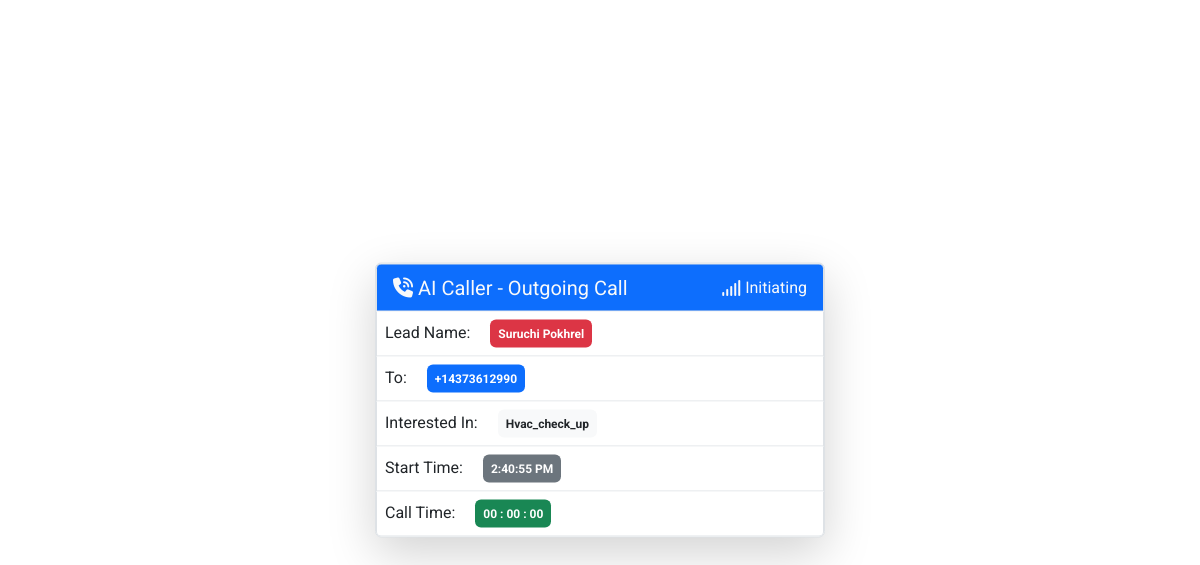
The page /outbounds/2 on the database its author committed.
### aicaller/models.py (models this page shows, shortened)
class Lead(models.Model):
    first_name = models.CharField(max_length=50)
    last_name = models.CharField(max_length=50)
    email = models.EmailField(unique=True)
    phone_number = models.CharField(max_length=20, blank=True, null=True)
    address = models.CharField(max_length=255, blank=True, null=True)
    city = models.CharField(max_length=50, blank=True, null=True)
    state = models.CharField(max_length=50, blank=True, null=True)
    postal_code = models.CharField(max_length=20, blank=True, null=True)
    country = models.CharField(max_length=50, blank=True, null=True)
    interested = models.CharField(max_length=100, choices=SERVICE_CHOICES)
    lead_source = models.CharField(max_length=100, choices=LEAD_SOURCE_CHOICES)
    created_at = models.DateTimeField(auto_now_add=True)
    updated_at = models.DateTimeField(auto_now=True)

### aicaller/views.py (the view, shortened to what this page needs)
# urls.py: path("outbounds/<int:id>", OutboundsCalls.as_view(), name="outgoing_calls"),
@method_decorator(csrf_exempt, name='dispatch')
class OutboundsCalls(View):
    def get(self, request, id=None):
        call_sid = None
        if id is not None:
            lead = Lead.objects.get(pk=id)
            client = Client(twilio_account_sid, twilio_auth_token)
            call = client.calls.create(
                method="POST",
                url=f'{settings.BASE_URL}/outbounds/{id}',
                to=lead.phone_number,
                from_=settings.TWILIO_PHONE_NUMBER,
            )
            call_sid = call.sid
            print(call_sid)
            self.lead = lead
        return render(request, "admin/aicaller/outbounds.html", {
            'lead': lead,
            "callId": call_sid,
            "twilio_account_sid": twilio_account_sid,
            "twilio_auth_token": twilio_auth_token
        })

### aicaller/templates/admin/aicaller/outbounds.html (shortened to what this page needs)
{% extends "admin/aicaller/base.html" %}
{% block content %}
<div class="container py-4" id="root">
    <div class="position-absolute top-50 start-50 translate-middle">
        <div class="card border  shadow-lg" style="width: 450px;">
            <ul class="list-group p-0">
                <li class="list-group-item py-2 d-flex align-items-center justify-content-between bg-primary text-light">
                    <div class="fs-5"><i class="fa-solid fa-phone-volume"></i> AI Caller - Outgoing Call</div>
                    <div class="fw-normal text-capitalize d-flex align-items-center">
                        <i class="fa-solid fa-signal me-1"></i>
                        <span class="" id="status">Initiating</span>
                    </div>
                </li>
                <li class="list-group-item p-2 text-capitalize">
                    <span class="me-3">Lead Name: </span>
                    <span class="fw-bold p-2 badge bg-danger">{{lead.first_name}} {{lead.last_name}}</span></li>
                <li class="list-group-item p-2 text-capitalize">
                    <span class="me-3">To: </span>
                    <span class="fw-bold p-2 badge bg-primary">{{lead.phone_number}}</span></li>
                <li class="list-group-item p-2 text-capitalize">
                    <span class="me-3">Interested In: </span>
                    <span class="fw-bold p-2 badge bg-light text-dark">{{lead.interested}}</span></li>
                <li class="list-group-item p-2 text-capitalize">
                    <span class="me-3">Start Time: </span>
                    <span class="fw-bold p-2 badge bg-secondary" id="start_time"></span></li>
                <li class="list-group-item p-2 text-capitalize">
                    <span class="me-3">Call Time: </span>
                    <span class="fw-bold p-2 badge bg-success" id="call_time">00 : 00 : 00</span></li>
            </ul>
        </div>
    </div>
</div>
{% endblock %}

### aicaller/templates/admin/aicaller/outbounds.html (style rules this page uses)
#root { font-family: "Roboto", sans-serif; }

### rows shown on the page
Lead: first_name "Suruchi", last_name "Pokhrel", phone_number "+14373612990", interested "Hvac_check_up"
